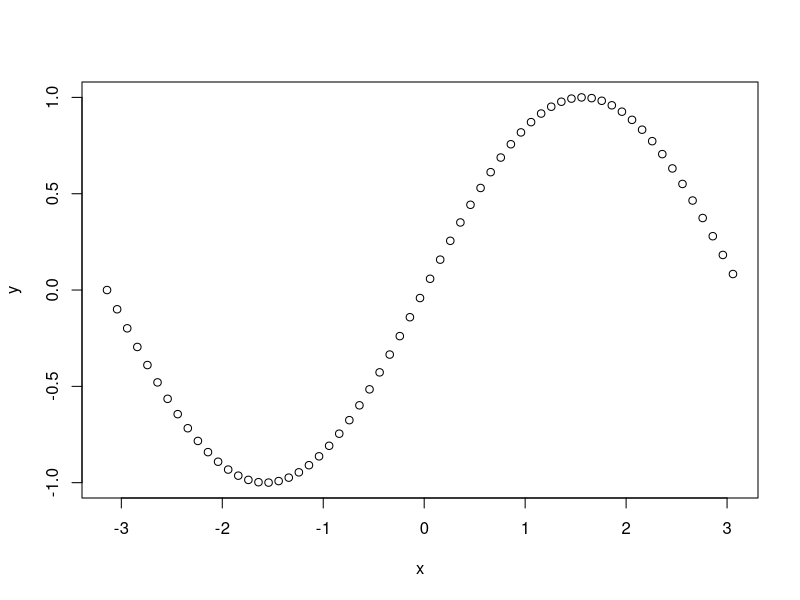

This figure's R source:
#### Экспорт графиков в файлы

# Справка по доступным графическим устройствам:
?Devices

# В каких форматах можно сохранить график
capabilities()

# Сохранение графика в файл формата PNG
#
# Описание устройства вывода
png("myfile.png", width=420, height=340, units="px")
# Вывод графика в устройство
x <- seq(-pi,pi,.1); y <- sin(x)
plot(x,y)
# Закрыть устройство
dev.off()
# Теперь можно посмотреть полученный файл
